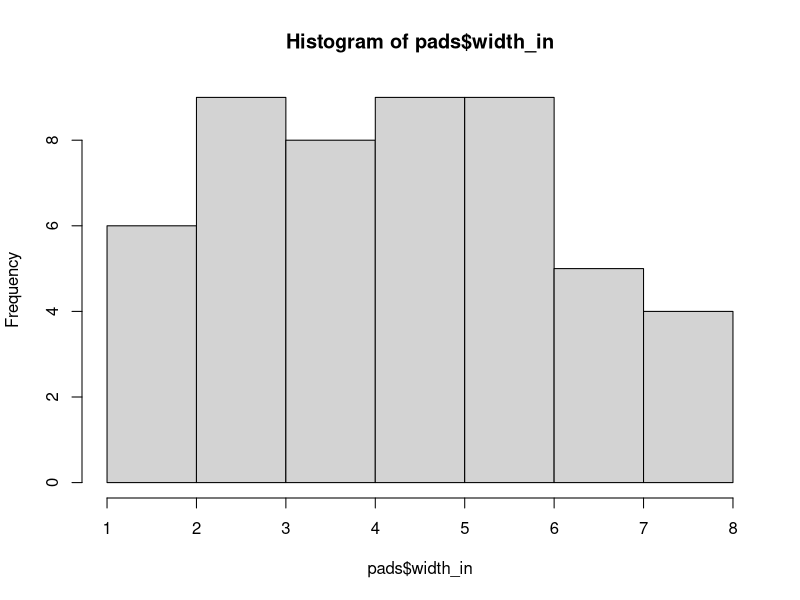

Recreate this plot in R.
## ---- chunk 1
knitr::opts_chunk$set(echo = TRUE)
## ---- chunk 2
heights <- c(63, 69, 60, 65, NA, 68, 61, 70, 61, 59, 64, 69, 63, 63, NA, 72, 65, 64, 70, 63, 65)
## ---- chunk 3
mean(heights)
## ---- chunk 4
help(mean) # same as ?mean
## ---- chunk 5
mean(heights, na.rm = TRUE)
## ---- chunk 6
heights[6:10]
## ---- chunk 7
rhymes <- c("cat", "rat", "bat", "hat")
## ---- chunk 8
pads <- read.csv("../data_raw/AllCactusData.csv")
## ---- chunk 9
# optional space for code to answer the question above
# str(pads)
# dim(pads)
## ---- chunk 10
head(pads)
## ---- chunk 11
mean(pads$depth_in)
## ---- chunk 12
round(mean(pads$depth_in), digits = 1)
## ---- chunk 13
hist(pads$width_in)
## ---- chunk 14
pad_depth <- pads[pads$depth_in > 1, ]
## ---- chunk 15
ficus <- pads[pads$species == "Opuntia ficus-indica", ]
santa_rita <- pads[pads$species == "Opuntia santa-rita", ]
## ---- chunk 16
mean_ficus <- mean(ficus$length_in)
mean_ficus
mean_santa <- mean(santa_rita$length_in)
mean_santa
## ---- chunk 17
sd_ficus <- sd(ficus$length_in)
sd_ficus
sd_santa <- sd(santa_rita$length_in)
sd_santa
## ---- chunk 18
cv_ficus <- (sd_ficus / mean_ficus) * 100
cv_ficus
cv_santa <- (sd_santa / mean_santa) * 100
cv_santa
